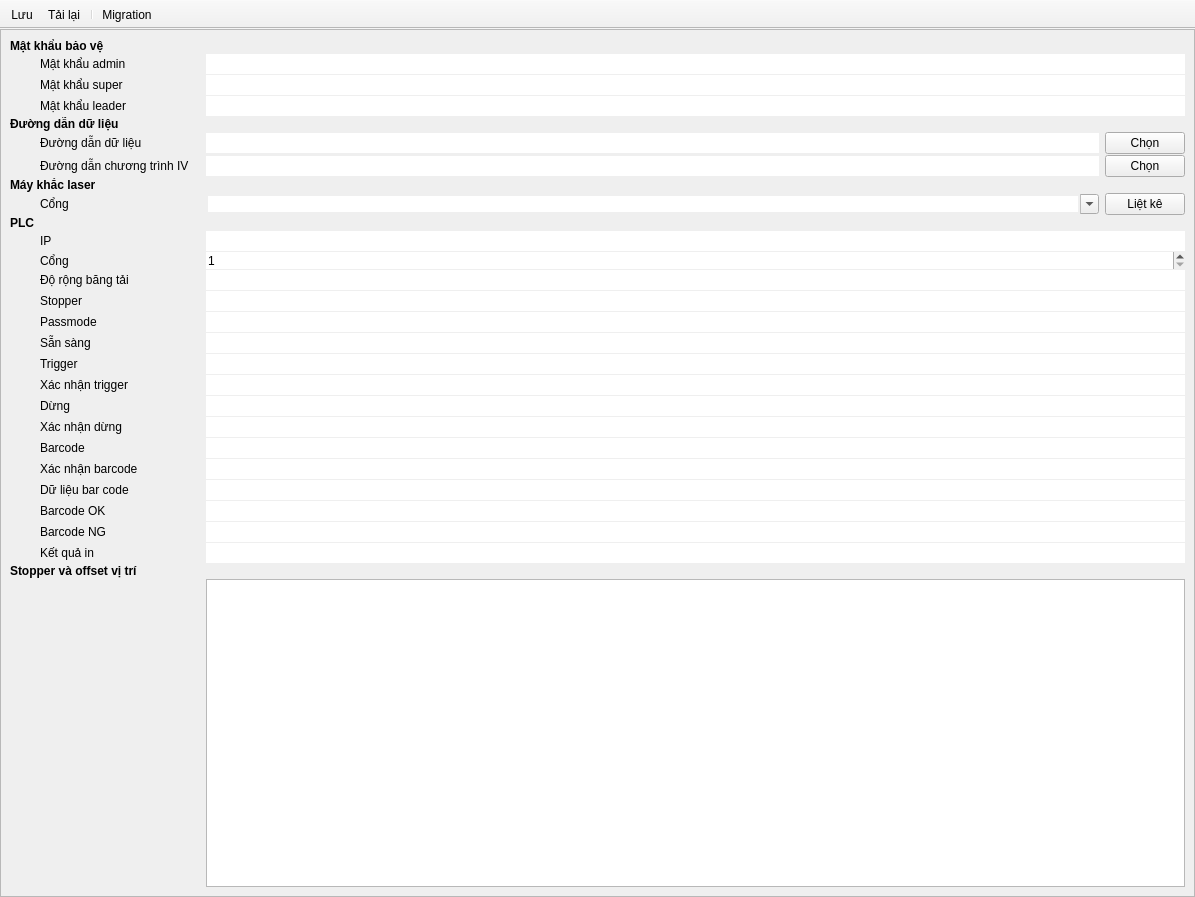
<?xml version="1.0" encoding="UTF-8"?>
<ui version="4.0">
 <class>SettingsWindow</class>
 <widget class="QMainWindow" name="SettingsWindow">
  <property name="geometry">
   <rect>
    <x>0</x>
    <y>0</y>
    <width>1195</width>
    <height>897</height>
   </rect>
  </property>
  <property name="windowTitle">
   <string>MainWindow</string>
  </property>
  <property name="toolButtonStyle">
   <enum>Qt::ToolButtonStyle::ToolButtonTextBesideIcon</enum>
  </property>
  <widget class="QWidget" name="centralwidget">
   <layout class="QGridLayout" name="gridLayout">
    <property name="leftMargin">
     <number>0</number>
    </property>
    <property name="topMargin">
     <number>0</number>
    </property>
    <property name="rightMargin">
     <number>0</number>
    </property>
    <property name="bottomMargin">
     <number>0</number>
    </property>
    <item row="0" column="0">
     <widget class="QScrollArea" name="scrollArea">
      <property name="minimumSize">
       <size>
        <width>0</width>
        <height>300</height>
       </size>
      </property>
      <property name="widgetResizable">
       <bool>true</bool>
      </property>
      <widget class="QWidget" name="scrollAreaWidgetContents">
       <property name="geometry">
        <rect>
         <x>0</x>
         <y>0</y>
         <width>1193</width>
         <height>861</height>
        </rect>
       </property>
       <layout class="QGridLayout" name="gridLayout_7">
        <property name="verticalSpacing">
         <number>1</number>
        </property>
        <item row="26" column="0" colspan="3">
         <widget class="QLabel" name="label_26">
          <property name="font">
           <font>
            <bold>true</bold>
           </font>
          </property>
          <property name="text">
           <string>Stopper và offset vị trí</string>
          </property>
         </widget>
        </item>
        <item row="22" column="1">
         <widget class="QLabel" name="label_17">
          <property name="text">
           <string>Dữ liệu bar code</string>
          </property>
         </widget>
        </item>
        <item row="6" column="1">
         <widget class="QLabel" name="label_22">
          <property name="text">
           <string>Đường dẫn chương trình IV</string>
          </property>
         </widget>
        </item>
        <item row="25" column="1">
         <widget class="QLabel" name="label_19">
          <property name="text">
           <string>Kết quả in</string>
          </property>
         </widget>
        </item>
        <item row="23" column="1">
         <widget class="QLabel" name="label_18">
          <property name="text">
           <string>Barcode OK</string>
          </property>
         </widget>
        </item>
        <item row="1" column="1">
         <widget class="QLabel" name="label_24">
          <property name="text">
           <string>Mật khẩu admin</string>
          </property>
         </widget>
        </item>
        <item row="0" column="0" colspan="3">
         <widget class="QLabel" name="label_23">
          <property name="font">
           <font>
            <bold>true</bold>
           </font>
          </property>
          <property name="text">
           <string>Mật khẩu bảo vệ</string>
          </property>
         </widget>
        </item>
        <item row="17" column="1">
         <widget class="QLabel" name="label_12">
          <property name="text">
           <string>Xác nhận trigger</string>
          </property>
         </widget>
        </item>
        <item row="8" column="2">
         <widget class="QComboBox" name="cbxLaserPort">
          <property name="sizePolicy">
           <sizepolicy hsizetype="Expanding" vsizetype="Fixed">
            <horstretch>0</horstretch>
            <verstretch>0</verstretch>
           </sizepolicy>
          </property>
          <property name="minimumSize">
           <size>
            <width>150</width>
            <height>0</height>
           </size>
          </property>
          <property name="editable">
           <bool>true</bool>
          </property>
          <property name="frame">
           <bool>false</bool>
          </property>
         </widget>
        </item>
        <item row="2" column="1">
         <widget class="QLabel" name="label_11">
          <property name="text">
           <string>Mật khẩu super</string>
          </property>
         </widget>
        </item>
        <item row="10" column="1">
         <widget class="QLabel" name="label_2">
          <property name="minimumSize">
           <size>
            <width>160</width>
            <height>0</height>
           </size>
          </property>
          <property name="text">
           <string>IP</string>
          </property>
         </widget>
        </item>
        <item row="18" column="1">
         <widget class="QLabel" name="label_13">
          <property name="text">
           <string>Dừng</string>
          </property>
         </widget>
        </item>
        <item row="24" column="1">
         <widget class="QLabel" name="label_20">
          <property name="text">
           <string>Barcode NG</string>
          </property>
         </widget>
        </item>
        <item row="16" column="1">
         <widget class="QLabel" name="label_9">
          <property name="text">
           <string>Trigger</string>
          </property>
         </widget>
        </item>
        <item row="5" column="2">
         <widget class="QLineEdit" name="txtDatabasePath">
          <property name="frame">
           <bool>false</bool>
          </property>
          <property name="readOnly">
           <bool>true</bool>
          </property>
         </widget>
        </item>
        <item row="15" column="1">
         <widget class="QLabel" name="label_8">
          <property name="text">
           <string>Sẵn sàng</string>
          </property>
         </widget>
        </item>
        <item row="12" column="1">
         <widget class="QLabel" name="label_4">
          <property name="text">
           <string>Độ rộng băng tải</string>
          </property>
         </widget>
        </item>
        <item row="21" column="1">
         <widget class="QLabel" name="label_16">
          <property name="text">
           <string>Xác nhận barcode</string>
          </property>
         </widget>
        </item>
        <item row="5" column="1">
         <widget class="QLabel" name="label_10">
          <property name="text">
           <string>Đường dẫn dữ liệu</string>
          </property>
         </widget>
        </item>
        <item row="11" column="1">
         <widget class="QLabel" name="label_3">
          <property name="minimumSize">
           <size>
            <width>160</width>
            <height>0</height>
           </size>
          </property>
          <property name="text">
           <string>Cổng</string>
          </property>
         </widget>
        </item>
        <item row="13" column="1">
         <widget class="QLabel" name="label_5">
          <property name="text">
           <string>Stopper</string>
          </property>
         </widget>
        </item>
        <item row="8" column="1">
         <widget class="QLabel" name="label_7">
          <property name="minimumSize">
           <size>
            <width>160</width>
            <height>0</height>
           </size>
          </property>
          <property name="text">
           <string>Cổng</string>
          </property>
         </widget>
        </item>
        <item row="19" column="1">
         <widget class="QLabel" name="label_14">
          <property name="text">
           <string>Xác nhận dừng</string>
          </property>
         </widget>
        </item>
        <item row="4" column="0" colspan="3">
         <widget class="QLabel" name="label_21">
          <property name="font">
           <font>
            <bold>true</bold>
           </font>
          </property>
          <property name="text">
           <string>Đường dẫn dữ liệu</string>
          </property>
         </widget>
        </item>
        <item row="14" column="1">
         <widget class="QLabel" name="label_6">
          <property name="text">
           <string>Passmode</string>
          </property>
         </widget>
        </item>
        <item row="7" column="0" colspan="4">
         <widget class="QLabel" name="label">
          <property name="font">
           <font>
            <bold>true</bold>
           </font>
          </property>
          <property name="text">
           <string>Máy khắc laser</string>
          </property>
         </widget>
        </item>
        <item row="6" column="2">
         <widget class="QLineEdit" name="txtIVDir">
          <property name="frame">
           <bool>false</bool>
          </property>
          <property name="readOnly">
           <bool>true</bool>
          </property>
         </widget>
        </item>
        <item row="1" column="0">
         <widget class="QWidget" name="widget" native="true">
          <property name="minimumSize">
           <size>
            <width>24</width>
            <height>0</height>
           </size>
          </property>
         </widget>
        </item>
        <item row="20" column="1">
         <widget class="QLabel" name="label_15">
          <property name="text">
           <string>Barcode</string>
          </property>
         </widget>
        </item>
        <item row="9" column="0" colspan="3">
         <widget class="QLabel" name="label_25">
          <property name="font">
           <font>
            <bold>true</bold>
           </font>
          </property>
          <property name="text">
           <string>PLC</string>
          </property>
         </widget>
        </item>
        <item row="3" column="1">
         <widget class="QLabel" name="label_27">
          <property name="text">
           <string>Mật khẩu leader</string>
          </property>
         </widget>
        </item>
        <item row="5" column="3">
         <widget class="QPushButton" name="btnBrowseData">
          <property name="text">
           <string>Chọn</string>
          </property>
         </widget>
        </item>
        <item row="6" column="3">
         <widget class="QPushButton" name="btnBrowseIV">
          <property name="text">
           <string>Chọn</string>
          </property>
         </widget>
        </item>
        <item row="8" column="3">
         <widget class="QPushButton" name="btnEnumCOM">
          <property name="text">
           <string>Liệt kê</string>
          </property>
         </widget>
        </item>
        <item row="1" column="2" colspan="2">
         <widget class="QLineEdit" name="txtAdminPassword">
          <property name="frame">
           <bool>false</bool>
          </property>
         </widget>
        </item>
        <item row="2" column="2" colspan="2">
         <widget class="QLineEdit" name="txtSuperPassword">
          <property name="frame">
           <bool>false</bool>
          </property>
         </widget>
        </item>
        <item row="3" column="2" colspan="2">
         <widget class="QLineEdit" name="txtLeaderPassword">
          <property name="frame">
           <bool>false</bool>
          </property>
         </widget>
        </item>
        <item row="10" column="2" colspan="2">
         <widget class="QLineEdit" name="txtPLCIP">
          <property name="minimumSize">
           <size>
            <width>150</width>
            <height>0</height>
           </size>
          </property>
          <property name="frame">
           <bool>false</bool>
          </property>
         </widget>
        </item>
        <item row="11" column="2" colspan="2">
         <widget class="QSpinBox" name="spxPLCPort">
          <property name="frame">
           <bool>false</bool>
          </property>
          <property name="minimum">
           <number>1</number>
          </property>
          <property name="maximum">
           <number>65535</number>
          </property>
         </widget>
        </item>
        <item row="12" column="2" colspan="2">
         <widget class="QLineEdit" name="txtRegCvWidth">
          <property name="frame">
           <bool>false</bool>
          </property>
         </widget>
        </item>
        <item row="13" column="2" colspan="2">
         <widget class="QLineEdit" name="txtRegStopper">
          <property name="frame">
           <bool>false</bool>
          </property>
         </widget>
        </item>
        <item row="14" column="2" colspan="2">
         <widget class="QLineEdit" name="txtRegPassMode">
          <property name="frame">
           <bool>false</bool>
          </property>
         </widget>
        </item>
        <item row="15" column="2" colspan="2">
         <widget class="QLineEdit" name="txtRegSWReady">
          <property name="frame">
           <bool>false</bool>
          </property>
         </widget>
        </item>
        <item row="16" column="2" colspan="2">
         <widget class="QLineEdit" name="txtRegTrigger">
          <property name="frame">
           <bool>false</bool>
          </property>
         </widget>
        </item>
        <item row="17" column="2" colspan="2">
         <widget class="QLineEdit" name="txtRegTriggerConfirm">
          <property name="frame">
           <bool>false</bool>
          </property>
         </widget>
        </item>
        <item row="18" column="2" colspan="2">
         <widget class="QLineEdit" name="txtRegStop">
          <property name="frame">
           <bool>false</bool>
          </property>
         </widget>
        </item>
        <item row="19" column="2" colspan="2">
         <widget class="QLineEdit" name="txtRegStopConfirm">
          <property name="frame">
           <bool>false</bool>
          </property>
         </widget>
        </item>
        <item row="20" column="2" colspan="2">
         <widget class="QLineEdit" name="txtRegBarCode">
          <property name="frame">
           <bool>false</bool>
          </property>
         </widget>
        </item>
        <item row="21" column="2" colspan="2">
         <widget class="QLineEdit" name="txtRegBarcodeConfirm">
          <property name="frame">
           <bool>false</bool>
          </property>
         </widget>
        </item>
        <item row="22" column="2" colspan="2">
         <widget class="QLineEdit" name="txtRegBarcodeData">
          <property name="frame">
           <bool>false</bool>
          </property>
         </widget>
        </item>
        <item row="23" column="2" colspan="2">
         <widget class="QLineEdit" name="txtRegBarcodeOK">
          <property name="frame">
           <bool>false</bool>
          </property>
         </widget>
        </item>
        <item row="24" column="2" colspan="2">
         <widget class="QLineEdit" name="txtRegBarcodeNG">
          <property name="frame">
           <bool>false</bool>
          </property>
         </widget>
        </item>
        <item row="25" column="2" colspan="2">
         <widget class="QLineEdit" name="txtRegPrintRes">
          <property name="frame">
           <bool>false</bool>
          </property>
         </widget>
        </item>
        <item row="27" column="2" colspan="2">
         <widget class="NxTableView" name="tbvStoppers">
          <attribute name="verticalHeaderMinimumSectionSize">
           <number>24</number>
          </attribute>
          <attribute name="verticalHeaderDefaultSectionSize">
           <number>24</number>
          </attribute>
         </widget>
        </item>
       </layout>
      </widget>
     </widget>
    </item>
   </layout>
  </widget>
  <widget class="QToolBar" name="toolBar">
   <property name="windowTitle">
    <string>toolBar</string>
   </property>
   <property name="movable">
    <bool>false</bool>
   </property>
   <property name="iconSize">
    <size>
     <width>24</width>
     <height>24</height>
    </size>
   </property>
   <property name="toolButtonStyle">
    <enum>Qt::ToolButtonStyle::ToolButtonTextBesideIcon</enum>
   </property>
   <attribute name="toolBarArea">
    <enum>TopToolBarArea</enum>
   </attribute>
   <attribute name="toolBarBreak">
    <bool>false</bool>
   </attribute>
   <addaction name="actionSave"/>
   <addaction name="actionLoad"/>
   <addaction name="separator"/>
   <addaction name="actionMigration"/>
  </widget>
  <action name="actionSave">
   <property name="icon">
    <iconset resource="../Assets/Icons/icons.qrc">
     <normaloff>:/save_48px.png</normaloff>:/save_48px.png</iconset>
   </property>
   <property name="text">
    <string>Lưu</string>
   </property>
  </action>
  <action name="actionLoad">
   <property name="icon">
    <iconset resource="../Assets/Icons/icons.qrc">
     <normaloff>:/reset_48px.png</normaloff>:/reset_48px.png</iconset>
   </property>
   <property name="text">
    <string>Tải lại</string>
   </property>
  </action>
  <action name="actionMigration">
   <property name="icon">
    <iconset resource="../Assets/Icons/icons.qrc">
     <normaloff>:/database.png</normaloff>:/database.png</iconset>
   </property>
   <property name="text">
    <string>Migration</string>
   </property>
   <property name="menuRole">
    <enum>QAction::MenuRole::TextHeuristicRole</enum>
   </property>
  </action>
 </widget>
 <customwidgets>
  <customwidget>
   <class>NxTableView</class>
   <extends>QTableView</extends>
   <header>NxTableView.h</header>
  </customwidget>
 </customwidgets>
 <resources>
  <include location="../Assets/Icons/icons.qrc"/>
 </resources>
 <connections/>
</ui>
